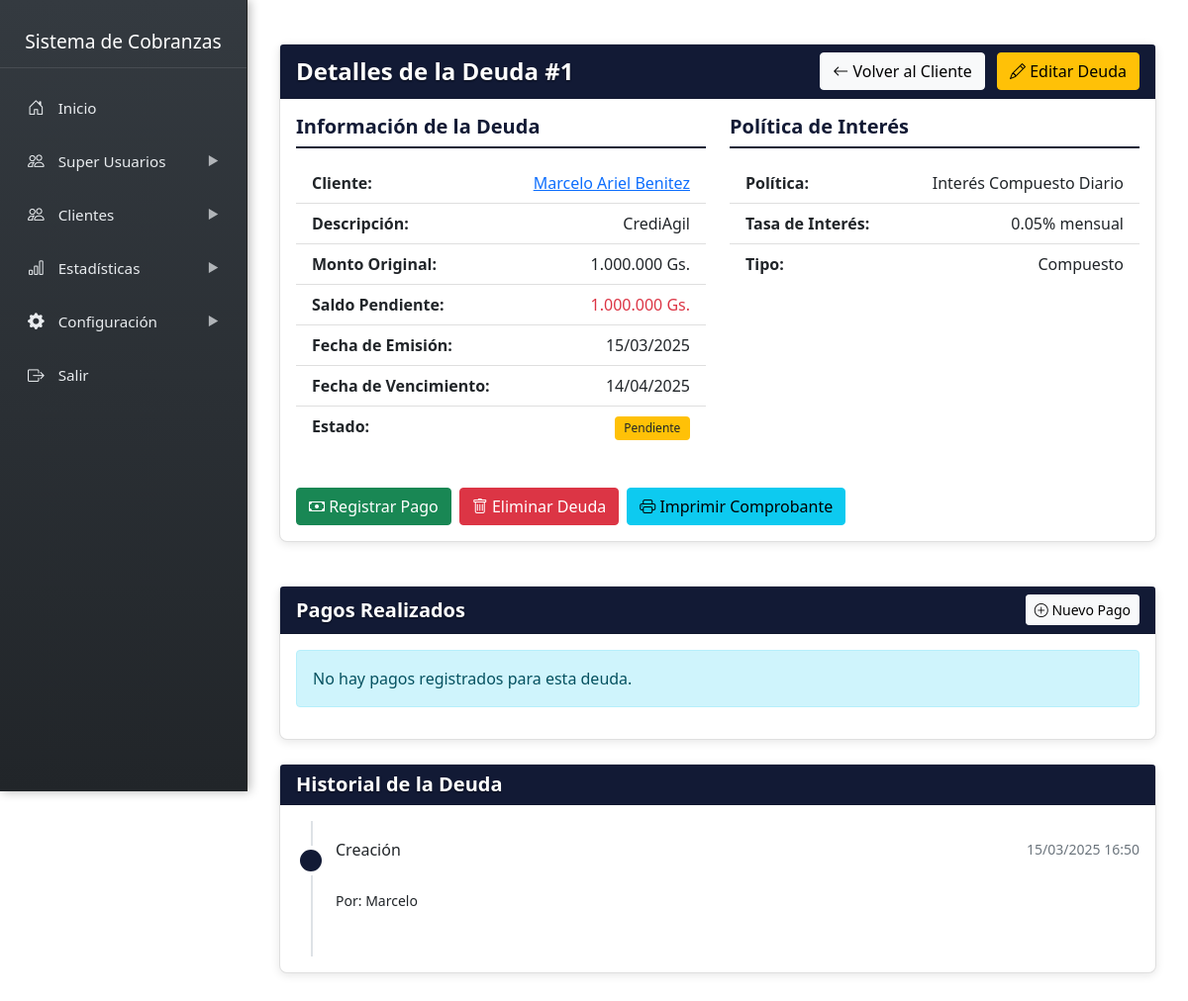
Screenshot of /admin/sidebar/clientes/deudas/ver_deuda.php?id=1 with the database file from the repository.
### tables this page shows
CREATE TABLE `deudas` (
  `id` int NOT NULL,
  `cliente_id` int NOT NULL,
  `politica_interes_id` int NOT NULL,
  `notas` text,
  `monto` decimal(12,2) NOT NULL,
  `cuotas` int NOT NULL DEFAULT '1',
  `fecha_emision` date NOT NULL,
  `saldo_pendiente` decimal(12,2) NOT NULL,
  `descripcion` text,
  `fecha_vencimiento` date NOT NULL,
  `estado` enum('pendiente','pagado','vencido','cancelado') DEFAULT 'pendiente',
  `created_at` timestamp NULL DEFAULT CURRENT_TIMESTAMP,
  `monto_cuota` decimal(12,2) GENERATED ALWAYS AS ((`monto` / `cuotas`)) STORED
);

CREATE TABLE `clientes` (
  `id` int NOT NULL,
  `nombre` varchar(200) NOT NULL,
  `identificacion` varchar(20) DEFAULT NULL,
  `direccion` text,
  `ubicacion_link` text,
  `telefono` varchar(20) DEFAULT NULL,
  `email` varchar(100) DEFAULT NULL,
  `created_at` timestamp NULL DEFAULT CURRENT_TIMESTAMP,
  `imagen` varchar(255) NOT NULL DEFAULT 'default.png',
  `password` varchar(255) DEFAULT NULL
);

CREATE TABLE `politicas_interes` (
  `id` int NOT NULL,
  `nombre` varchar(100) NOT NULL,
  `tipo` enum('simple','compuesto','escalonado') NOT NULL,
  `periodo` enum('diario','mensual','anual') NOT NULL DEFAULT 'mensual',
  `tasa` decimal(5,2) NOT NULL,
  `tasa_escalonada_json` JSON DEFAULT NULL,
  `penalizacion_fija` decimal(12,2) DEFAULT NULL,
  `dias_penalizacion` int DEFAULT NULL,
  `fecha_inicio` date NOT NULL,
  `fecha_fin` date DEFAULT NULL,
  `activa` tinyint(1) DEFAULT '1',
  `created_at` timestamp NULL DEFAULT CURRENT_TIMESTAMP
);

CREATE TABLE `historial_deudas` (
  `id` int NOT NULL,
  `deuda_id` int NOT NULL,
  `usuario_id` int NOT NULL,
  `accion` varchar(50) NOT NULL,
  `detalle` text,
  `created_at` timestamp NULL DEFAULT CURRENT_TIMESTAMP
);

CREATE TABLE `usuarios` (
  `id` int NOT NULL,
  `rol_id` int NOT NULL,
  `nombre` varchar(100) NOT NULL,
  `email` varchar(100) NOT NULL,
  `password` varchar(255) NOT NULL,
  `activo` tinyint(1) DEFAULT '1',
  `created_at` timestamp NULL DEFAULT CURRENT_TIMESTAMP,
  `imagen` varchar(255) NOT NULL DEFAULT 'default.png',
  `last_activity` datetime DEFAULT CURRENT_TIMESTAMP
);

### admin/sidebar/clientes/deudas/ver_deuda.php (the view, shortened to what this page needs)
<?php include '../../../../admin/include/sidebar.php'; ?>
<?php
require_once '../../cnx.php';
$deuda_id = $_GET['id'];
$query = "SELECT d.*, c.nombre as cliente_nombre, c.id as cliente_id,
          p.nombre as politica_nombre, p.tasa, p.tipo as politica_tipo
          FROM deudas d
          JOIN clientes c ON d.cliente_id = c.id
          JOIN politicas_interes p ON d.politica_interes_id = p.id
          WHERE d.id = ?";
$stmt = $conn->prepare($query);
$stmt->bind_param("i", $deuda_id);
$stmt->execute();
$result = $stmt->get_result();
$deuda = $result->fetch_assoc();
$query_pagos = "SELECT * FROM pagos WHERE deuda_id = ? ORDER BY fecha_pago DESC";
$stmt_pagos = $conn->prepare($query_pagos);
$stmt_pagos->bind_param("i", $deuda_id);
$stmt_pagos->execute();
$result_pagos = $stmt_pagos->get_result();
$query_historial = "SELECT h.*, u.nombre as usuario_nombre
                   FROM historial_deudas h
                   LEFT JOIN usuarios u ON h.usuario_id = u.id
                   WHERE h.deuda_id = ?
                   ORDER BY h.created_at DESC";
$stmt_historial = $conn->prepare($query_historial);
$stmt_historial->bind_param("i", $deuda_id);
$stmt_historial->execute();
$result_historial = $stmt_historial->get_result();
function formatMoney($amount) {
    return number_format($amount, 0, ',', '.') . ' Gs.';
}
?>
<div class="content-wrapper">
    <div class="container mt-4">
        <div class="row">
            <div class="col-md-12 mb-4">
                <div class="card">
                    <div class="card-header bg-custom text-white d-flex justify-content-between align-items-center">
                        <h4 class="mb-0">Detalles de la Deuda #<?php echo $deuda_id; ?></h4>
                        <div>
                            <a href="../cliente_datos.php?id=<?php echo $deuda['cliente_id']; ?>" class="btn btn-light me-2">
                                <i class="bi bi-arrow-left"></i> Volver al Cliente
                            </a>
                            <a href="editar_deuda.php?id=<?php echo $deuda_id; ?>" class="btn btn-warning">
                                <i class="bi bi-pencil"></i> Editar Deuda
                            </a>
                        </div>
                    </div>
                    <div class="card-body">
                        <div class="row">
                            <div class="col-md-6">
                                <h5 class="info-section-title">Información de la Deuda</h5>
                                <ul class="list-group mb-4">
                                    <li class="list-group-item d-flex justify-content-between">
                                        <strong>Cliente:</strong>
                                        <a href="../cliente_datos.php?id=<?php echo $deuda['cliente_id']; ?>">
                                            <?php echo htmlspecialchars($deuda['cliente_nombre']); ?>
                                        </a>
                                    </li>
                                    <li class="list-group-item d-flex justify-content-between">
                                        <strong>Descripción:</strong>
                                        <span><?php echo htmlspecialchars($deuda['descripcion']); ?></span>
                                    </li>
                                    <li class="list-group-item d-flex justify-content-between">
                                        <strong>Monto Original:</strong>
                                        <span><?php echo formatMoney($deuda['monto']); ?></span>
                                    </li>
                                    <li class="list-group-item d-flex justify-content-between">
                                        <strong>Saldo Pendiente:</strong>
                                        <span class="<?php echo ($deuda['estado'] == 'pagado') ? 'text-success' : 'text-danger'; ?>">
                                            <?php echo formatMoney($deuda['saldo_pendiente']); ?>
                                        </span>
                                    </li>
                                    <li class="list-group-item d-flex justify-content-between">
                                        <strong>Fecha de Emisión:</strong>
                                        <span><?php echo date('d/m/Y', strtotime($deuda['fecha_emision'])); ?></span>
                                    </li>
                                    <li class="list-group-item d-flex justify-content-between">
                                        <strong>Fecha de Vencimiento:</strong>
                                        <span><?php echo date('d/m/Y', strtotime($deuda['fecha_vencimiento'])); ?></span>
                                    </li>
                                    <li class="list-group-item d-flex justify-content-between">
                                        <strong>Estado:</strong>
                                        <span>
                                            <?php if($deuda['estado'] == 'pendiente'): ?>
                                                <span class="badge bg-warning text-dark">Pendiente</span>
                                            <?php elseif($deuda['estado'] == 'pagado'): ?>
                                                <span class="badge bg-success">Pagado</span>
                                            <?php elseif($deuda['estado'] == 'vencido'): ?>
                                                <span class="badge bg-danger">Vencido</span>
                                            <?php endif; ?>
                                        </span>
                                    </li>
                                </ul>
                            </div>
                            <div class="col-md-6">
                                <h5 class="info-section-title">Política de Interés</h5>
                                <ul class="list-group mb-4">
                                    <li class="list-group-item d-flex justify-content-between">
                                        <strong>Política:</strong>
                                        <span><?php echo htmlspecialchars($deuda['politica_nombre']); ?></span>
                                    </li>
                                    <li class="list-group-item d-flex justify-content-between">
                                        <strong>Tasa de Interés:</strong>
                                        <span><?php echo $deuda['tasa']; ?>% mensual</span>
                                    </li>
                                    <li class="list-group-item d-flex justify-content-between">
                                        <strong>Tipo:</strong>
                                        <span><?php echo ucfirst(htmlspecialchars($deuda['politica_tipo'])); ?></span>
                                    </li>
                                </ul>
                            </div>
                        </div>
                        <div class="row mt-3">
                            <div class="col-md-12">
                                <div class="d-flex gap-2">
                                    <?php if($deuda['estado'] != 'pagado'): ?>
                                    <a href="registrar_pago.php?deuda_id=<?php echo $deuda_id; ?>" class="btn btn-success">
                                        <i class="bi bi-cash"></i> Registrar Pago
                                    </a>
                                    <?php endif; ?>
                                    <a href="eliminar_deuda.php?id=<?php echo $deuda_id; ?>" class="btn btn-danger" onclick="return confirm('¿Estás seguro de que deseas eliminar esta deuda? Esta acción no se puede deshacer.')">
                                        <i class="bi bi-trash"></i> Eliminar Deuda
                                    </a>
                                    <button type="button" class="btn btn-info" onclick="imprimirComprobante()">
                                        <i class="bi bi-printer"></i> Imprimir Comprobante
                                    </button>
                                </div>
                            </div>
                        </div>
                    </div>
                </div>
            </div>
        </div>
        <div class="card mb-4">
            <div class="card-header bg-custom text-white d-flex justify-content-between align-items-center">
                <h5 class="mb-0">Pagos Realizados</h5>
                <?php if($deuda['estado'] != 'pagado'): ?>
                <a href="registrar_pago.php?deuda_id=<?php echo $deuda_id; ?>" class="btn btn-light btn-sm">
                    <i class="bi bi-plus-circle"></i> Nuevo Pago
                </a>
                <?php endif; ?>
            </div>
            <div class="card-body">
                <?php if($result_pagos->num_rows > 0): ?>
                    <div class="table-responsive">
                        <table class="table table-hover">
                            <thead>
                                <tr>
                                    <th>ID</th>
                                    <th>Fecha</th>
                                    <th>Monto</th>
                                    <th>Método</th>
                                    <th>Comprobante</th>
                                    <th>Acciones</th>
                                </tr>
                            </thead>
                            <tbody>
                                <?php while($pago = $result_pagos->fetch_assoc()): ?>
                                <tr>
                                    <td><?php echo $pago['id']; ?></td>
                                    <td><?php echo date('d/m/Y', strtotime($pago['fecha_pago'])); ?></td>
                                    <td><?php echo formatMoney($pago['monto_pagado']); ?></td>
                                    <td><?php echo htmlspecialchars($pago['metodo_pago']); ?></td>
                                    <td>
                                        <?php if(!empty($pago['comprobante'])): ?>
                                            <a href="#" class="btn btn-sm btn-outline-info" onclick="verComprobante('<?php echo htmlspecialchars($pago['comprobante']); ?>')">
                                                Ver Comprobante
                                            </a>
                                        <?php else: ?>
                                            <span class="text-muted">Sin comprobante</span>
                                        <?php endif; ?>
                                    </td>
                                    <td>
                                        <div class="btn-group" role="group">
                                            <button class="btn btn-sm btn-danger" onclick="eliminarPago(<?php echo $pago['id']; ?>)">
                                                <i class="bi bi-trash"></i>
                                            </button>
                                        </div>
                                    </td>
                                </tr>
                                <?php endwhile; ?>
                            </tbody>
                        </table>
                    </div>
                <?php else: ?>
                    <div class="alert alert-info">
                        No hay pagos registrados para esta deuda.
                    </div>
                <?php endif; ?>
            </div>
        </div>
        <div class="card mb-4">
            <div class="card-header bg-custom text-white">
                <h5 class="mb-0">Historial de la Deuda</h5>
            </div>
            <div class="card-body">
                <?php if($result_historial->num_rows > 0): ?>
                    <div class="timeline">
                        <?php while($historial = $result_historial->fetch_assoc()): ?>
                            <div class="timeline-item">
                                <div class="timeline-marker"></div>
                                <div class="timeline-content">
                                    <h6 class="timeline-title">
                                        <?php echo ucfirst($historial['accion']); ?>
                                        <small class="text-muted"><?php echo date('d/m/Y H:i', strtotime($historial['created_at'])); ?></small>
                                    </h6>
                                    <p class="timeline-text">
                                        <?php if(!empty($historial['usuario_nombre'])): ?>
                                            <br><small>Por: <?php echo htmlspecialchars($historial['usuario_nombre']); ?></small>
                                        <?php endif; ?>
                                    </p>
                                </div>
                            </div>
                        <?php endwhile; ?>
                    </div>
                <?php else: ?>
                    <div class="alert alert-info">
                        No hay registros en el historial de esta deuda.
                    </div>
                <?php endif; ?>
            </div>
        </div>
    </div>
</div>

### rows the page displays
deudas: cliente.nombre "Marcelo Ariel Benitez", descripcion "CrediAgil", monto "1.000.000 Gs.", saldo_pendiente "1.000.000 Gs.", fecha_emision "15/03/2025", fecha_vencimiento "14/04/2025", politica_interes.nombre "Interés Compuesto Diario", politica_interes.tasa "0.05", politica_interes.tipo "Compuesto"
historial_deudas: accion "Creación", created_at "15/03/2025 16:50", usuario.nombre "Marcelo"

### other values shown
$deuda_id "1"
